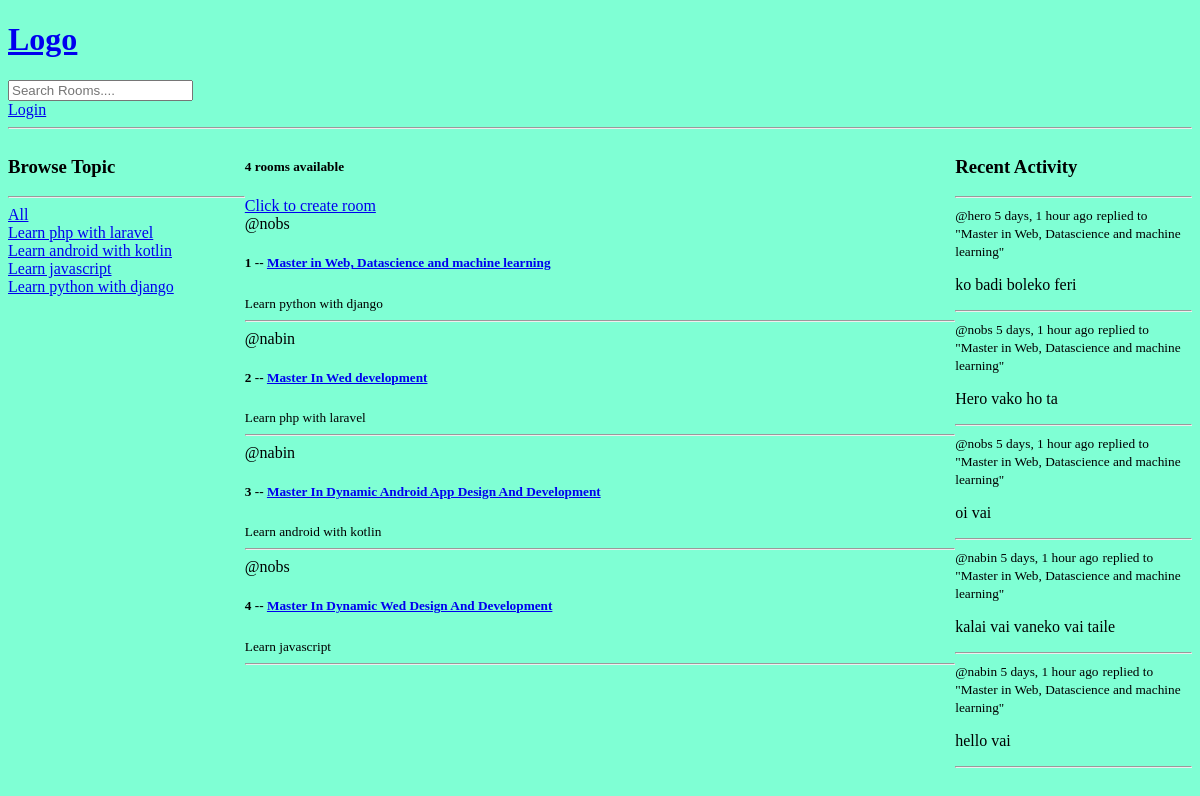
Before: / with the older database file.
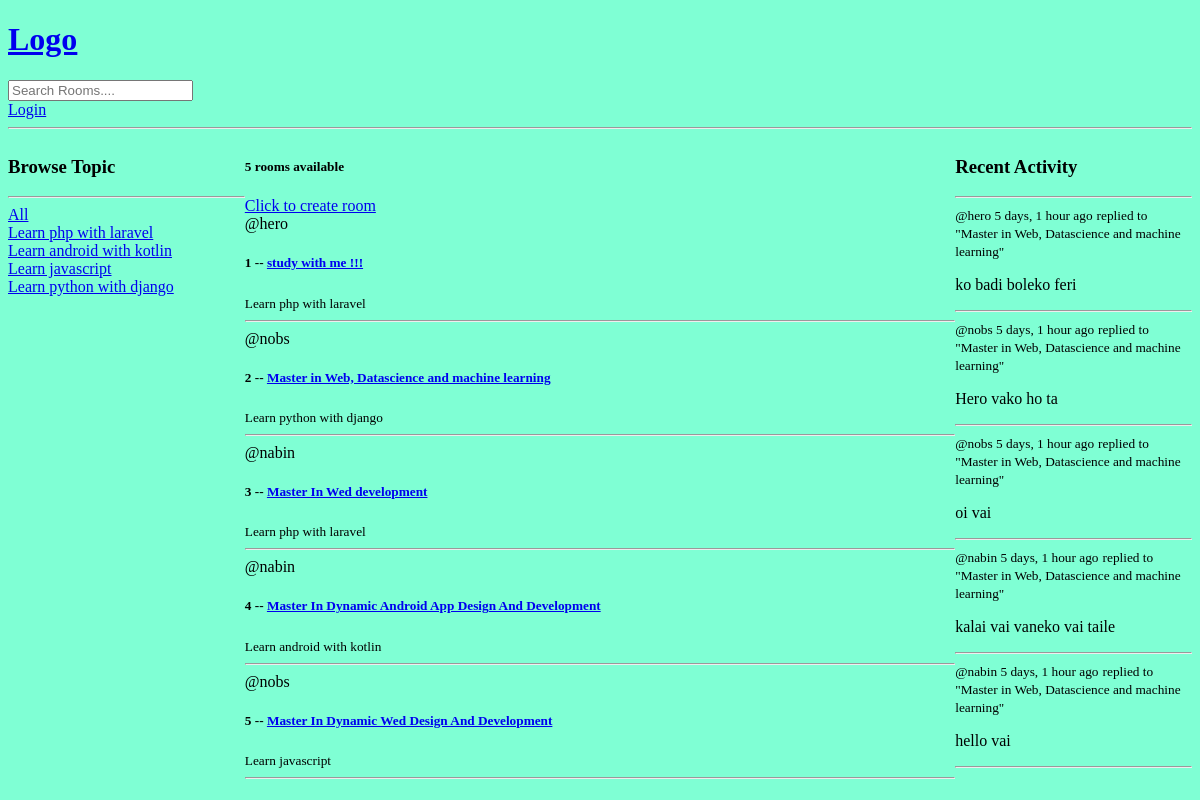
After: the same page with the newer database file.
### base/models.py (models this page shows, shortened)
class Topic(models.Model):
    name = models.CharField(max_length=200)

class Room(models.Model):
    host = models.ForeignKey(User, on_delete=models.SET_NULL, null=True)
    topic = models.ForeignKey(Topic, on_delete=models.SET_NULL, null=True)
    name = models.CharField(max_length=200)
    description = models.TextField(null=True, blank=True)
    participants = models.ManyToManyField(User, related_name='participants', blank=True)
    updated = models.DateTimeField(auto_now=True)
    created = models.DateTimeField(auto_now_add=True)
    class Meta:
        ordering = ['-updated', '-created']
    def __str__(self):
        return self.name

class Message(models.Model):
    user = models.ForeignKey(User, on_delete=models.CASCADE)
    room = models.ForeignKey(Room, on_delete=models.CASCADE)
    body = models.TextField()
    updated = models.DateTimeField(auto_now=True)
    created = models.DateTimeField(auto_now_add=True)
    def __str__(self):
        return self.body[0:50]
    class Meta:
        ordering = ['-updated', '-created']

### base/views.py (the view)
# urls.py: path('', views.home, name='home'),
def home(request):
    q = request.GET.get('q') if request.GET.get('q') != None else ''
    rooms = Room.objects.filter(Q(topic__name__icontains=q) | Q(name__icontains=q) | Q(description__icontains=q))
    room_messages = Message.objects.filter(Q(room__topic__name__icontains=q))
    topics = Topic.objects.all()
    return render(request, 'base/home.html', {'rooms': rooms,'topics': topics, 'room_messages': room_messages,'room_count': rooms.count()})

### base/templates/base/home.html (shortened to what this page needs)
{% extends "app.html" %}
{% block content %}
    <div class="home-container">
        <div>
            <h3>Browse Topic</h3>
            <hr>
            <div>
                <a href="{% url 'home' %}">All</a>
            </div>
            {% for topic in topics %}
                <div>
                    <a href="{% url 'home' %}?topic={{topic.name}}">{{topic.name}}</a>
                </div>
            {% endfor %}
        </div>
        <div>
            <h5>{{room_count}} rooms available</h5>
            <a href="{% url 'room-form' %}">Click to create room</a>
            <div>
                {% for room in rooms %}
                    <div>
                        <span>@{{ room.host.username }}</span>
                        <h5>{{ forloop.counter }} -- <a href="{% url 'room' room.id %}">{{room.name}}</a> </h5>
                        <small>{{room.topic.name}}</small>
                        <hr>
                    </div>
                {% endfor %}
            </div>
        </div>
        <div>
            <h3>Recent Activity</h3>
            <hr>
            {% for message in room_messages %}
                <div>
                    <small>@{{message.user}} {{message.created|timesince}} ago</small>
                    <small>replied to "{{message.room}}"</small>
                    <p>{{message}}</p>
                    <hr>
                </div>
            {% endfor %}
        </div>
    </div>
{% endblock %}

### templates/app.html (shortened to what this page needs)
<!DOCTYPE html>
{% load static %}
<html lang="en">
  <head>
    <link rel="stylesheet" href="{% static 'style/style.css' %}">
  </head>
  <body>
    {% include "navbar.html" %}
    {% block content %} {% endblock %}
  </body>
</html>

### templates/navbar.html
<a href="{% url 'home' %}">
    <h1>Logo</h1>
</a>
<form method="GET" action="{% url 'home' %}">
    <input type="text" name="q" placeholder="Search Rooms....">
</form>
{% if request.user.is_authenticated %}
    <p>Welcome {{request.user}}</p>
    <a href="{% url 'logout' %}">Logout</a>
{% else %}
    <a href="{% url 'login' %}">Login</a>
{% endif %}
<hr>

### static/style/style.css (style rules this page uses)
body { background-color: aquamarine; }

### base/templates/base/home.html (style rules this page uses)
.home-container { display: grid; grid-template-columns: 1fr 3fr 1fr; }

Changed rows visible on the page:
added Room: host.username "hero", name "study with me !!!", topic.name "Learn php with laravel"
Other visible differences:
{{ room_count }}: "4" → "5"
